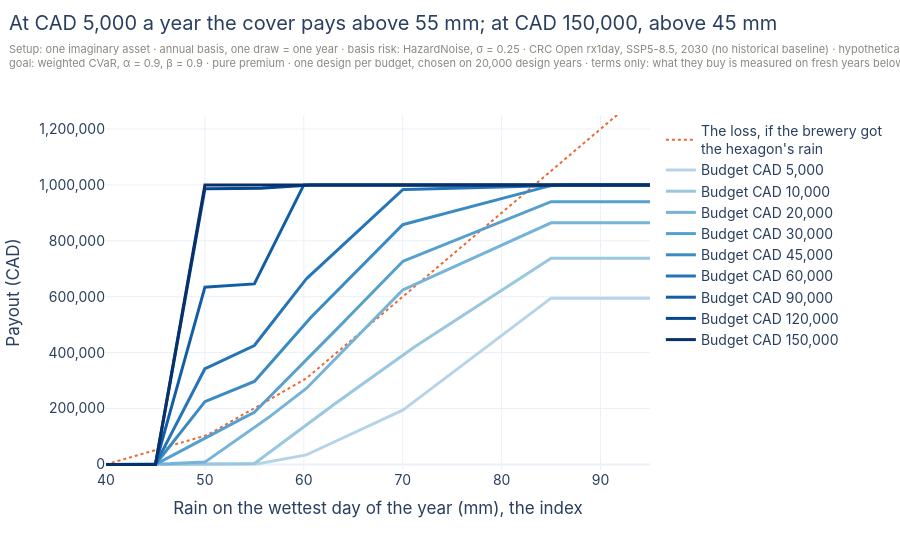

Here is the notebook cell this chart was saved with:
### Markdown cell above
## Where the money goes

Each line is one budget's designed payout.

### Code cell
plot_rain = np.linspace(40.0, 95.0, 221)
fig = go.Figure()
fig.add_trace(go.Scatter(x=plot_rain, y=ASSET["value_cad"] * np.asarray(DAMAGE.evaluate(plot_rain), dtype=float),
                         mode="lines", name="The loss, if the brewery got<br>the hexagon's rain", line=dict(color=ORANGE, width=2, dash="dot"),
                         hovertemplate="%{x:.0f} mm: loss CAD %{y:,.0f}<extra></extra>"))
for budget, cover, shade in zip(rows.index, covers, sample_colorscale("Blues", np.linspace(0.3, 1.0, len(rows)))):
    fig.add_trace(go.Scatter(x=plot_rain, y=cover.payout_values(plot_rain), mode="lines", name=f"Budget {cad(budget)}",
                             line=dict(color=shade, width=3),
                             hovertemplate=f"Budget {cad(budget)}<br>" + "%{x:.0f} mm: pays CAD %{y:,.0f}<extra></extra>"))
low, high = rows.iloc[0], rows.iloc[-1]
layout(fig, f"At {cad(low.name)} a year the cover pays above {low.pays_above:.0f} mm; at {cad(high.name)}, above {high.pays_above:.0f} mm",
       SETUP + " · terms only: what they buy is measured on fresh years below",
       xaxis_title="Rain on the wettest day of the year (mm), the index",
       yaxis=dict(title="Payout (CAD)", tickformat=",.0f", range=[-20_000, 1_250_000]), height=540, top=115)
fig.show()

### Figure 1 — Plotly figure (JSON) as saved in the notebook; plotly's stock layout.template omitted (floating-point values rounded to 4 significant figures; data arrays with more than 128 entries replaced by an {"elided": "..."} marker saying what was removed)
{"data": [{"hovertemplate": "%{x:.0f} mm: loss CAD %{y:,.0f}<extra></extra>", "line": {"color": "#eb6834", "dash": "dot", "width": 2}, "mode": "lines", "name": "The loss, if the brewery got<br>the hexagon's rain", "type": "scatter", "x": {"elided": "221 float values"}, "y": {"elided": "221 float values"}}, {"hovertemplate": "Budget CAD 5,000<br>%{x:.0f} mm: pays CAD %{y:,.0f}<extra></extra>", "line": {"color": "rgb(182, 212, 233)", "width": 3}, "mode": "lines", "name": "Budget CAD 5,000", "type": "scatter", "x": {"elided": "221 float values"}, "y": {"elided": "221 float values"}}, {"hovertemplate": "Budget CAD 10,000<br>%{x:.0f} mm: pays CAD %{y:,.0f}<extra></extra>", "line": {"color": "rgb(153, 199, 224)", "width": 3}, "mode": "lines", "name": "Budget CAD 10,000", "type": "scatter", "x": {"elided": "221 float values"}, "y": {"elided": "221 float values"}}, {"hovertemplate": "Budget CAD 20,000<br>%{x:.0f} mm: pays CAD %{y:,.0f}<extra></extra>", "line": {"color": "rgb(117, 180, 216)", "width": 3}, "mode": "lines", "name": "Budget CAD 20,000", "type": "scatter", "x": {"elided": "221 float values"}, "y": {"elided": "221 float values"}}, {"hovertemplate": "Budget CAD 30,000<br>%{x:.0f} mm: pays CAD %{y:,.0f}<extra></extra>", "line": {"color": "rgb(86, 160, 206)", "width": 3}, "mode": "lines", "name": "Budget CAD 30,000", "type": "scatter", "x": {"elided": "221 float values"}, "y": {"elided": "221 float values"}}, {"hovertemplate": "Budget CAD 45,000<br>%{x:.0f} mm: pays CAD %{y:,.0f}<extra></extra>", "line": {"color": "rgb(59, 139, 195)", "width": 3}, "mode": "lines", "name": "Budget CAD 45,000", "type": "scatter", "x": {"elided": "221 float values"}, "y": {"elided": "221 float values"}}, {"hovertemplate": "Budget CAD 60,000<br>%{x:.0f} mm: pays CAD %{y:,.0f}<extra></extra>", "line": {"color": "rgb(36, 116, 183)", "width": 3}, "mode": "lines", "name": "Budget CAD 60,000", "type": "scatter", "x": {"elided": "221 float values"}, "y": {"elided": "221 float values"}}, {"hovertemplate": "Budget CAD 90,000<br>%{x:.0f} mm: pays CAD %{y:,.0f}<extra></extra>", "line": {"color": "rgb(18, 94, 166)", "width": 3}, "mode": "lines", "name": "Budget CAD 90,000", "type": "scatter", "x": {"elided": "221 float values"}, "y": {"elided": "221 float values"}}, {"hovertemplate": "Budget CAD 120,000<br>%{x:.0f} mm: pays CAD %{y:,.0f}<extra></extra>", "line": {"color": "rgb(8, 71, 141)", "width": 3}, "mode": "lines", "name": "Budget CAD 120,000", "type": "scatter", "x": {"elided": "221 float values"}, "y": {"elided": "221 float values"}}, {"hovertemplate": "Budget CAD 150,000<br>%{x:.0f} mm: pays CAD %{y:,.0f}<extra></extra>", "line": {"color": "rgb(8, 48, 107)", "width": 3}, "mode": "lines", "name": "Budget CAD 150,000", "type": "scatter", "x": {"elided": "221 float values"}, "y": {"elided": "221 float values"}}], "layout": {"font": {"family": "Inter, Helvetica, Arial, sans-serif", "size": 14}, "height": 540, "hoverlabel": {"font": {"size": 13}}, "margin": {"b": 70, "l": 75, "r": 30, "t": 115}, "title": {"subtitle": {"font": {"color": "#8a8880", "size": 11}, "text": "Setup: one imaginary asset · annual basis, one draw = one year · basis risk: HazardNoise, σ = 0.25 · CRC Open rx1day, SSP5-8.5, 2030 (no historical baseline) · hypothetical damage and value ·<br>goal: weighted CVaR, α = 0.9, β = 0.9 · pure premium · one design per budget, chosen on 20,000 design years · terms only: what they buy is measured on fresh years below"}, "text": "At CAD 5,000 a year the cover pays above 55 mm; at CAD 150,000, above 45 mm", "x": 0.01, "y": 0.97, "yanchor": "top"}, "xaxis": {"title": {"text": "Rain on the wettest day of the year (mm), the index"}}, "yaxis": {"range": [-20000, 1250000], "tickformat": ",.0f", "title": {"text": "Payout (CAD)"}}}}
